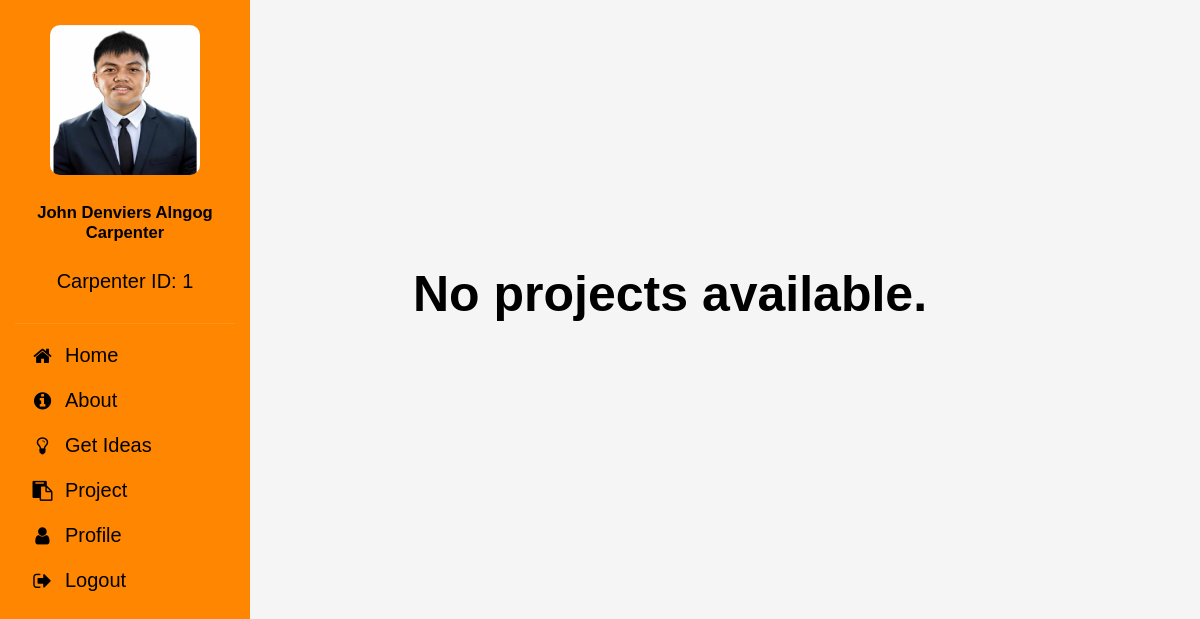
Page /comment.php (signed in) on the committed database.
### tables this page shows
CREATE TABLE `carpenters` (
  `Carpenter_ID` int(11) NOT NULL,
  `First_Name` varchar(255) NOT NULL,
  `Last_Name` varchar(255) NOT NULL,
  `Phone_Number` bigint(11) NOT NULL,
  `Email` varchar(255) NOT NULL,
  `Address` varchar(255) NOT NULL,
  `Date_Of_Birth` date NOT NULL,
  `Experiences` varchar(255) NOT NULL,
  `Project_Completed` varchar(255) NOT NULL,
  `username` varchar(255) NOT NULL,
  `password` varchar(255) NOT NULL,
  `specialization` varchar(255) NOT NULL,
  `Photo` mediumblob NOT NULL
);

### comment.php (the view, shortened to what this page needs)
<?php
include('config.php');
$Carpenter_ID = $_SESSION['Carpenter_ID'];
?>
<!DOCTYPE html>
<html lang="en">
<head>
    <link rel="stylesheet" href="https://cdnjs.cloudflare.com/ajax/libs/font-awesome/4.7.0/css/font-awesome.min.css">
</head>
<body>
    <div class="sidebar">
        <div class="profile-section">
            <?php
            $sql = "SELECT * FROM carpenters WHERE Carpenter_ID = ?";
            $stmt = $conn->prepare($sql);
            $stmt->bind_param("i", $Carpenter_ID);
            $stmt->execute();
            $result = $stmt->get_result();
            $user = $result->fetch_assoc();
            if (isset($user['Photo']) && !empty($user['Photo'])) {
                echo '<img src="' . $user['Photo'] . '" class="profile-image" alt="Profile Picture">';
            } else {
                echo '<img src="assets/img/default-avatar.png" class="profile-image" alt="Default Profile Picture">';
            }
            ?>
            <h5><?php echo $user['First_Name'] . ' ' . $user['Last_Name']; ?></h5>
            <p>Carpenter ID: <?php echo $Carpenter_ID; ?></p>
        </div>
        <div class="nav">
            <a href="comment.php" class="nav-link">
                <i class="fa fa-home"></i>
                <span>Home</span>
            </a>
            <a href="about/index.html" class="nav-link">
                <i class="fa fa-info-circle"></i>
                <span>About</span>
            </a>
            <a href="#contact" class="nav-link">
                <i class="fa fa-lightbulb-o"></i>
                <span>Get Ideas</span>
            </a>
            <a href="plan.php" class="nav-link">
                <i class="fa fa-clipboard"></i>
                <span>Project</span>
            </a>
            <a href="profile.php" class="nav-link">
                <i class="fa fa-user"></i>
                <span>Profile</span>
            </a>
            <a href="logout.php" class="nav-link">
                <i class="fa fa-sign-out"></i>
                <span>Logout</span>
            </a>
        </div>
    </div>
    <div class="main-content">
        <?php
        $query = "SELECT * FROM plan";
        $result = mysqli_query($conn, $query);
        if ($result) {
            if (mysqli_num_rows($result) > 0) {
                while ($row = mysqli_fetch_assoc($result)) {
                    echo "<div class='post' data-plan-id='{$row['plan_ID']}'>";
                    $userId = $row['User_ID'];
                    $userQuery = "SELECT First_Name, Last_Name, Photo FROM users WHERE User_ID = ?";
                    $userStmt = mysqli_prepare($conn, $userQuery);
                    mysqli_stmt_bind_param($userStmt, "i", $userId);
                    mysqli_stmt_execute($userStmt);
                    $userResult = mysqli_stmt_get_result($userStmt);
                    if ($userRow = mysqli_fetch_assoc($userResult)) {
                        echo "<div class='post-header'>";
                        $profilePicture = $userRow['Photo'];
                        if (!empty($profilePicture) && file_exists($profilePicture)) {
                            echo "<div class='avatar-container'>";
                            echo "<img src='{$profilePicture}' alt='Avatar' class='avatar'>";
                            echo "</div>";
                        } else {
                            echo "<div class='avatar-container'>";
                            echo "<img src='blank-profile-picture-gb4f5f9059_640.png' alt='Avatar' class='avatar'>";
                            echo "</div>";
                        }
                        echo "<div class='username'>{$userRow['First_Name']} {$userRow['Last_Name']}</div>";
                        echo "</div>";
                    }
                        $moreDetails = $row['more_details'];
                        if (!empty($moreDetails)) {
                            echo "<div class='more-details'>";
                            echo "<p>" . htmlspecialchars($moreDetails) . "</p>";
                            echo "</div>";
                    }
                    $photoPath = $row['Photo'];
                    if (!empty($photoPath) && file_exists($photoPath)) {
                        echo "<div class='post-image'>";
                        echo "<a href='#' onclick='openModal(\"{$photoPath}\")'>";
                        echo "<img src='{$photoPath}' alt='Photo' class='client-photo'>";
                        echo "</a>";
                        echo "</div>";
                    } else {
                        echo "<div class='post-image'>";
                        echo "<img src='default-placeholder.jpg' alt='No photo available' class='client-photo'>";
                        echo "</div>";
                    }
                    echo "<div class='post-footer'>";
                    $likeCheck = mysqli_prepare($conn, "SELECT * FROM likes WHERE plan_id = ? AND carpenter_id = ?");
                    mysqli_stmt_bind_param($likeCheck, "ii", $row['plan_ID'], $Carpenter_ID);
                    mysqli_stmt_execute($likeCheck);
                    $likeResult = mysqli_stmt_get_result($likeCheck);
                    $isLiked = mysqli_num_rows($likeResult) > 0;
                    $likesCount = mysqli_prepare($conn, "SELECT COUNT(*) FROM likes WHERE plan_id = ?");
                    mysqli_stmt_bind_param($likesCount, "i", $row['plan_ID']);
                    mysqli_stmt_execute($likesCount);
                    $totalLikes = mysqli_stmt_get_result($likesCount)->fetch_row()[0];
                    echo "<button class='like-btn " . ($isLiked ? 'liked' : '') . "'>" . ($isLiked ? 'Unlike' : 'Like') . " (" . $totalLikes . ")</button>";
                    $viewsQuery = mysqli_prepare($conn, "SELECT views FROM plan WHERE plan_ID = ?");
                    mysqli_stmt_bind_param($viewsQuery, "i", $row['plan_ID']);
                    mysqli_stmt_execute($viewsQuery);
                    $viewsResult = mysqli_stmt_get_result($viewsQuery);
                    $views = mysqli_fetch_assoc($viewsResult)['views'];
                    echo "<a href='clientsplan.php?plan_ID={$row['plan_ID']}' class='view-plan-btn' data-plan-id='{$row['plan_ID']}'>View client plan ({$views} views)</a>";
                    echo "</div>";
                    echo "<div class='comments-container'>";
                    $commentQuery = mysqli_prepare($conn, "SELECT c.*, cp.First_Name, cp.Last_Name FROM comments c
                                                 JOIN carpenters cp ON c.carpenter_id = cp.Carpenter_ID
                                                 WHERE c.plan_id = ? ORDER BY c.comment_date DESC");
                    mysqli_stmt_bind_param($commentQuery, "i", $row['plan_ID']);
                    mysqli_stmt_execute($commentQuery);
                    $comments = mysqli_stmt_get_result($commentQuery);
                    while ($comment = mysqli_fetch_assoc($comments)) {
                        echo "<div class='comment'>";
                        echo "<strong>{$comment['First_Name']} {$comment['Last_Name']}</strong>: ";
                        echo htmlspecialchars($comment['comment_text']);
                        echo "<span class='comment-date'>" . date('M d, Y H:i', strtotime($comment['comment_date'])) . "</span>";
                        if ($comment['carpenter_id'] == $Carpenter_ID) {
                            echo "<button class='delete-comment' data-comment-id='{$comment['comment_id']}'><i class='fa fa-trash'></i></button>";
                        }
                        echo "</div>";
                    }
                    echo "</div>";
                    echo "<div class='comments-section'>";
                    echo "<input type='text' class='comment-input' placeholder='Write a comment...'>";
                    echo "<button class='comment-btn'>Comment</button>";
                    echo "</div>";
                    echo "</div>";
                }
            } else {
                echo "<div class='no-projects'>No projects available.</div>";
            }
        } else {
            echo "<div class='error'>Error fetching data: " . mysqli_error($conn) . "</div>";
        }
        ?>
    </div>
</body>
</html>

### comment.php (style rules this page uses)
* { box-sizing: border-box; }
body { font-family: Arial, sans-serif; background-color: #f5f5f5; margin: 0; padding: 0; padding-top: 200px; font-size: 20px; }
.no-projects { text-align: center; font-size: 50px; font-weight: bold; color: black; margin-top: 50px; }
.sidebar { background-color: #FF8600; height: 100vh; padding: 15px; position: fixed; left: 0; top: 0; width: 250px; overflow-y: auto; }
.profile-image { width: 150px; height: 150px; border-radius: 10px; margin: 10px auto; display: block; }
.nav-link { color: #000000; padding: 8px 15px; margin: 2px 0; text-decoration: none; display: flex; align-items: center; transition: background-color 0.3s; }
.nav-link i { width: 25px; margin-right: 10px; text-align: center; }
.profile-section { text-align: center; padding-bottom: 10px; margin-bottom: 10px; border-bottom: 1px solid rgba(255,255,255,0.1); color: #000000; }
.nav { display: flex; flex-direction: column; gap: 2px; }
.main-content { margin-left: 270px; padding: 15px; max-width: 800px; }

### rows in the picture
carpenters: Photo (picture), First_Name "John Denviers", Last_Name "Alngog Carpenter"

### other values in the picture
$Carpenter_ID "1"
